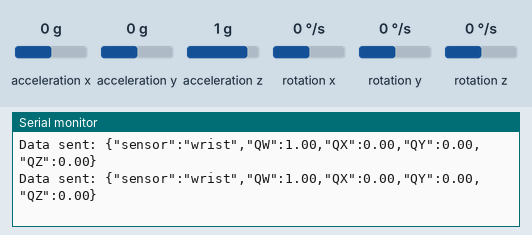
The sketch below on a simulated ESP32. On the bench: the last lines printed to the serial monitor. The inputs (shaded band) are chosen by the test bench; at power-on: acceleration x 0 g, acceleration y 0 g, acceleration z 1 g, rotation z 0 °/s, rotation x 0 °/s, rotation y 0 °/s. WiFi joins after 1.5 s; servers stay silent unless stated.

Above: at 5.2 s.
5.3 s: acceleration x set to -1.4 g
At 6.1 s:
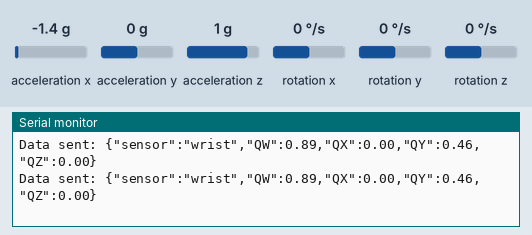
6.8 s: acceleration y set to -1.4 g
At 7.8 s:
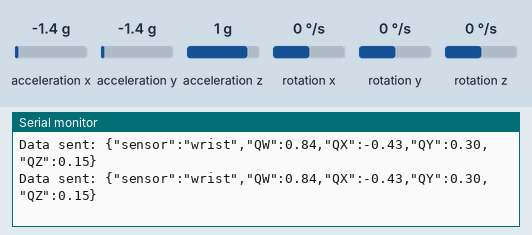
8.3 s: acceleration z set to -1.4 g
At 9.1 s:
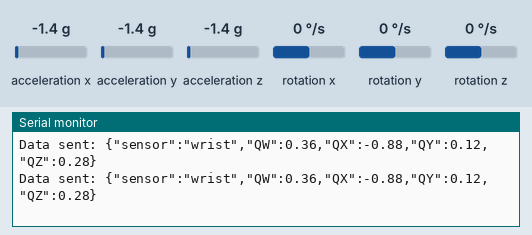
9.8 s: rotation z set to -192 °/s
At 10.4 s:
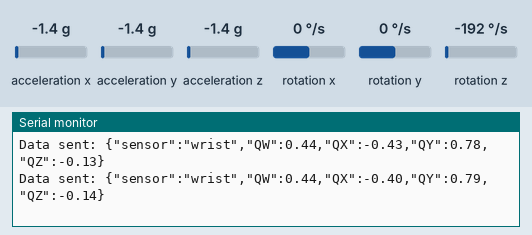
Timing chart, 0 to 12.3 s (numbered marks = the images above; inputs shaded):
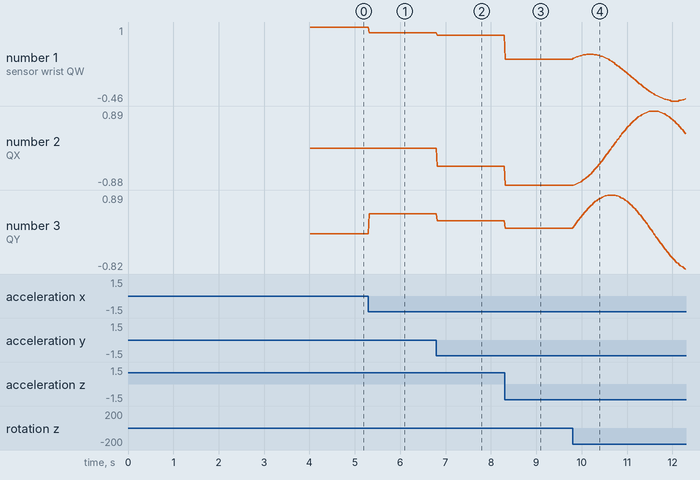

Measured:
- after the input at 5.3 s, the serial monitor: prints a new line at once (image 1)
- after the input at 6.8 s, the serial monitor: prints a new line at once (image 2)
- after the input at 8.3 s, the serial monitor: prints a new line at once (image 3)
- after the input at 9.8 s, the serial monitor: prints a new line at once (image 4)
- plotted number 1: 1 → 0.89 after the input at 5.3 s, 0.89 → 0.84 after the input at 6.8 s, 0.84 → 0.36 after the input at 8.3 s, 0.36 → -0.42 after the input at 9.8 s
- plotted number 2: 0 → -0.43 after the input at 6.8 s, -0.43 → -0.88 after the input at 8.3 s, -0.88 → 0.34 after the input at 9.8 s
- plotted number 3: 0 → 0.46 after the input at 5.3 s, 0.46 → 0.3 after the input at 6.8 s, 0.3 → 0.12 after the input at 8.3 s, 0.12 → -0.82 after the input at 9.8 s

The sketch:

quaternion_2_3_jan25.ino
```cpp
#include "Wire.h"
#include "I2Cdev.h"
#include "MPU6050_6Axis_MotionApps612.h"
#include <WiFi.h>
#include <WiFiUdp.h>

// Wi-Fi credentials
const char* ssid = "WiFire24GF9EAE7";
const char* password = "fSGg3X3A";

// Server settings
IPAddress serverIP(192, 168, 1, 157); // Replace with your server's IP
const int serverPort = 6942;

WiFiUDP udp;

// Assign sensor ID
String sensorID = "wrist"; // Change to "elbow" for the other ESP32

MPU6050 mpu(0x68);

void setup() {
    Wire.begin(5, 9); // SDA = GPIO5, SCL = GPIO9
    Wire.setClock(100000); // Set I2C clock to 100kHz

    Serial.begin(115200);
    delay(2000);

    Serial.println("Korolev Solutions 2025");
    Serial.println(String((char)toupper(sensorID[0])) + sensorID.substring(1) + " Hologram IMU Module Alpha 4 Quaternion Data Transmitter Initialize");

    // Connect to Wi-Fi
    Serial.println("Connecting to Wi-Fi...");
    WiFi.begin(ssid, password);
    while (WiFi.status() != WL_CONNECTED) {
        delay(500);
        Serial.print(".");
    }
    Serial.println("\nWi-Fi connected!");
    Serial.print("IP Address: ");
    Serial.println(WiFi.localIP());

    // Initialize MPU6050
    Serial.println("Initializing MPU6050...");
    mpu.initialize();

    // Verify connection
    if (!mpu.testConnection()) {
        Serial.println("MPU6050 connection failed!");
        while (1);
    }
    Serial.println("MPU6050 connected!");

    // Initialize DMP
    uint8_t error_code = mpu.dmpInitialize();
    if (error_code == 1) {
        Serial.println("DMP Initialization failed: Initial memory load failed.");
        while (1);
    }
    if (error_code == 2) {
        Serial.println("DMP Initialization failed: DMP configuration updates failed.");
        while (1);
    }

    // Calibrate accelerometer and gyroscope
    mpu.CalibrateAccel(6);
    mpu.CalibrateGyro(6);

    // Enable DMP
    mpu.setDMPEnabled(true);
    Serial.println("DMP ready!");
}

void loop() {
    uint8_t fifoBuffer[64]; // FIFO storage buffer

    // Poll the FIFO buffer for new data
    if (!mpu.dmpGetCurrentFIFOPacket(fifoBuffer)) {
        return; // No new data, exit loop early
    }

    // Read quaternion from the DMP
    Quaternion q;
    mpu.dmpGetQuaternion(&q, fifoBuffer);

    // Prepare quaternion data in JSON format
    String data = String("{") +
                  "\"sensor\":\"" + sensorID + "\"," +
                  "\"QW\":" + q.w + "," +
                  "\"QX\":" + q.x + "," +
                  "\"QY\":" + q.y + "," +
                  "\"QZ\":" + q.z + "}";

    // Send quaternion data via UDP
    if (udp.beginPacket(serverIP, serverPort)) {
        udp.print(data);
        udp.endPacket();
        Serial.println("Data sent: " + data);
    } else {
        Serial.println("Failed to send UDP packet!");
    }

    delay(16); // ~60 Hz
}
```
